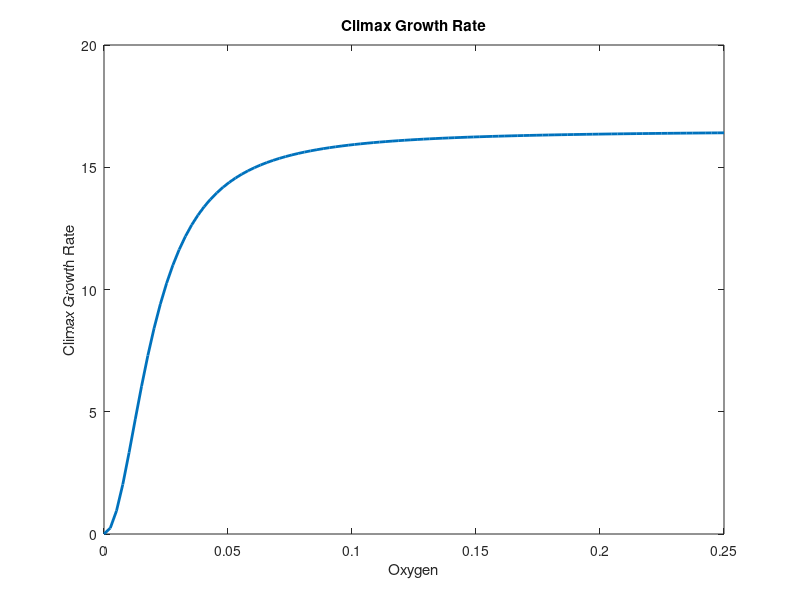

Reproduce this figure in MATLAB.
%%% simple plot of rc(w)

w = linspace(0,0.25);
E = 16.5;
A = 0.0198;
n = 2.0455;

rc = zeros(length(w),1);

for i = 1:length(w)
    rc(i) = (E*w(i)^n)/(A^n + w(i)^n);
end

hold on; box on
plot(w,rc, 'Linewidth',2)
xlabel('Oxygen')
ylabel('Climax Growth Rate')
title('Climax Growth Rate')